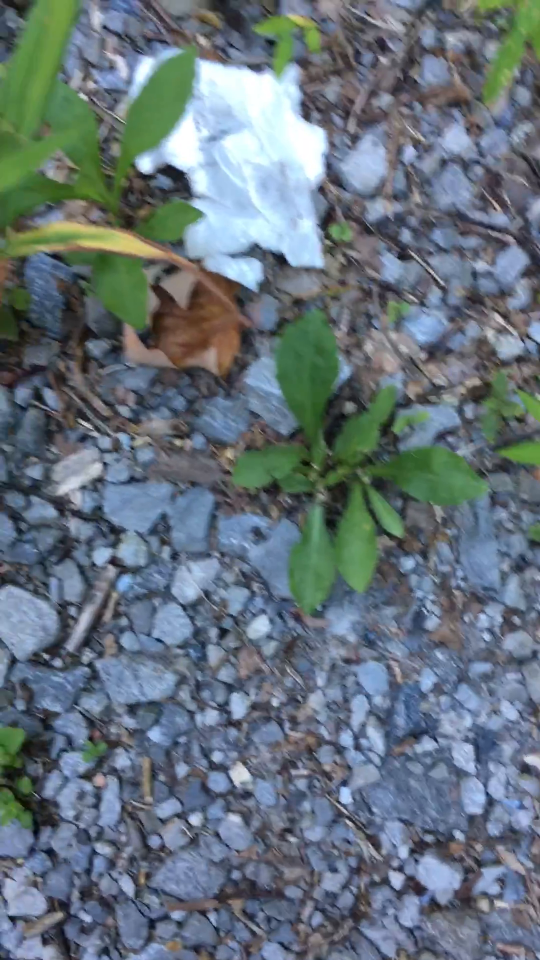
#> input picture frame 10 of Inputs/few_plants.MOV, 1080 x 1920 px (shown at 1/2 size)
$ python litter_detect.py
#> lines starting #> are read from the running program, lines starting #| are printed output that depends on the picture; after the words box and inside, x2 and y2 are one past the last pixel; in counts of white or black regions, pixels touching at a corner belong together
import cv2
import numpy as np

# specify the file that's being read
video = cv2.VideoCapture('Inputs/few_plants.MOV')
# 'few_plants.MOV'
# 'cigarette.MOV'
# 'patchy_ground.MOV'

# loop through each frame
while True:
    ret, img_frame = video.read()
#> img_frame is the input picture: shape (1920, 1080, 3); mean B, G, R 123.4, 114.7, 101.2
    if ret==False:
        break
    hsv_frame = cv2.cvtColor(img_frame, cv2.COLOR_BGR2HSV)
#> hsv_frame: shape (1920, 1080, 3); mean H, S, V 97.3, 66.5, 131.7
    hsv_frame[:,:,2] -= 60
#> hsv_frame: shape (1920, 1080, 3); mean H, S, V 97.3, 66.5, 84.3

# RED
    red_lower = np.array([160,100,150],dtype=np.uint8)
    red_upper = np.array([180,255,255],dtype=np.uint8)
    red_mask = cv2.inRange(hsv_frame, red_lower, red_upper)
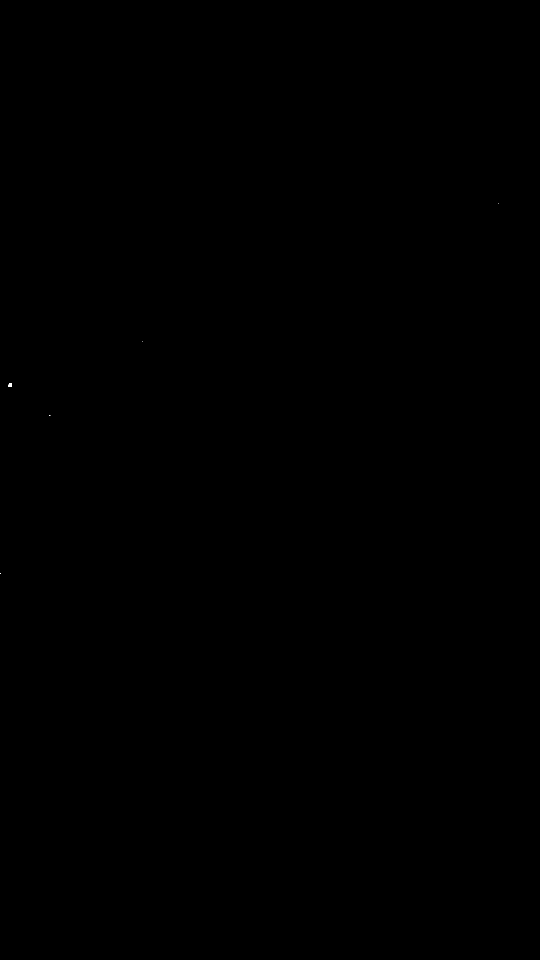
#> red_mask: shape (1920, 1080) (shown at 1/2 size); 0% white; 5 white regions (4 under 20 px), largest, box (x1, y1, x2, y2) and area: (16, 766, 24, 774) 47

# ORANGE/YELLOW
    orange_lower = np.array([5, 50, 50],np.uint8)
    orange_upper = np.array([30, 255, 255],np.uint8)
    orange_mask = cv2.inRange(hsv_frame, orange_lower, orange_upper)
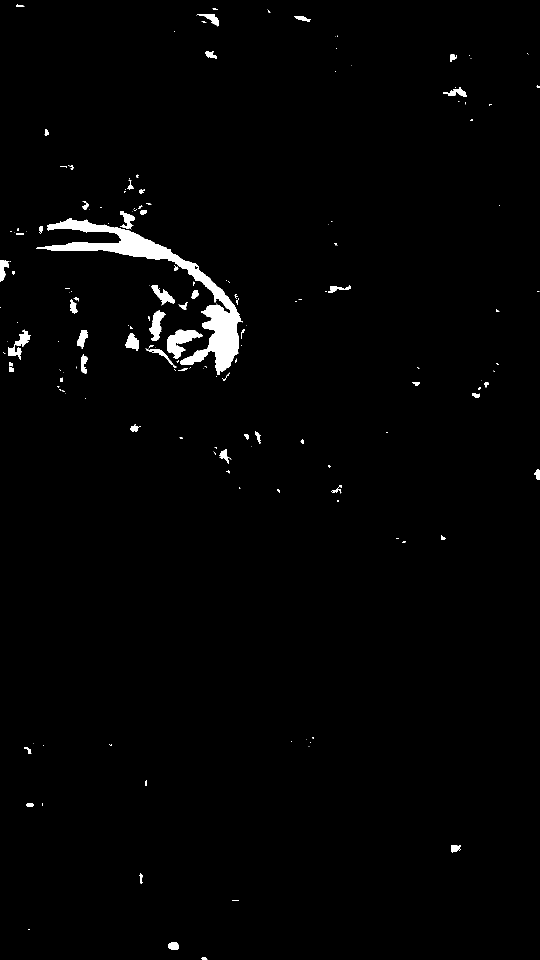
#> orange_mask: shape (1920, 1080) (shown at 1/2 size); 1.6% white; 198 white regions (120 under 20 px), largest, box (x1, y1, x2, y2) and area: (72, 436, 486, 749) 18861, (334, 659, 406, 718) 1898, (298, 620, 331, 682) 1006

# GREEN
    green_lower = np.array([30,80,100],dtype=np.uint8)
    green_upper = np.array([90,255,255],dtype=np.uint8)
    green_mask = cv2.inRange(hsv_frame, green_lower, green_upper)
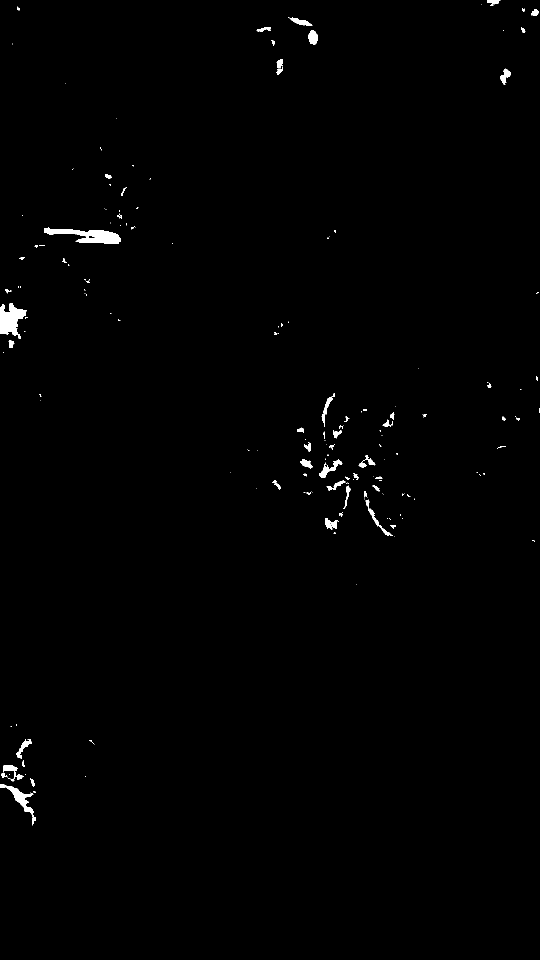
#> green_mask: shape (1920, 1080) (shown at 1/2 size); 0.68% white; 213 white regions (144 under 20 px), largest, box (x1, y1, x2, y2) and area: (88, 454, 242, 488) 2585, (0, 606, 54, 672) 2122, (0, 1568, 72, 1651) 1170

# BLUE
    blue_lower = np.array([105,153,160],dtype=np.uint8)
    blue_upper = np.array([140,255,255],dtype=np.uint8)
    blue_mask = cv2.inRange(hsv_frame, blue_lower, blue_upper)
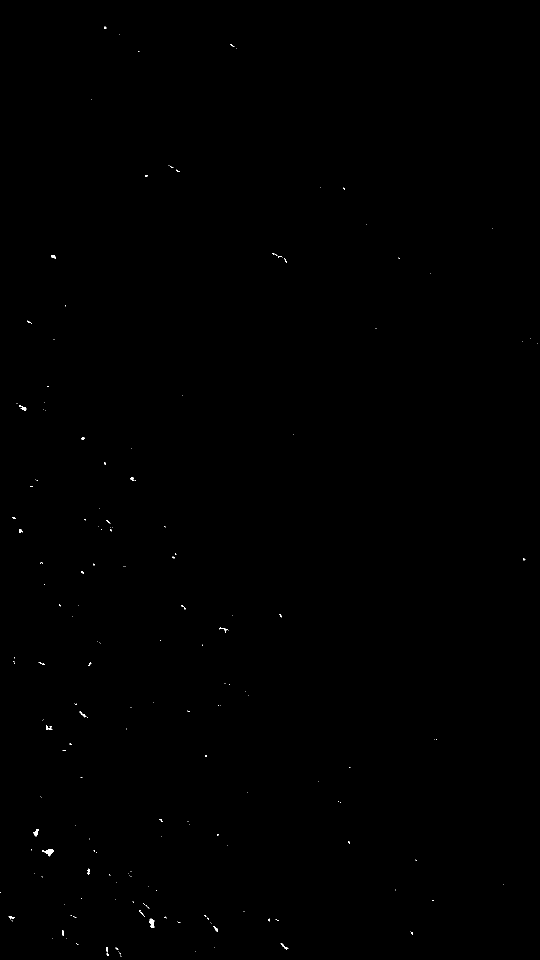
#> blue_mask: shape (1920, 1080) (shown at 1/2 size); 0.09% white; 192 white regions (171 under 20 px), largest, box (x1, y1, x2, y2) and area: (84, 1699, 107, 1713) 162, (299, 1837, 309, 1856) 125, (67, 1658, 77, 1673) 90

# WHITE
    white_lower = np.array([0, 0, 190],np.uint8)
    white_upper = np.array([359, 50, 255],np.uint8)
    white_mask = cv2.inRange(hsv_frame, white_lower, white_upper)
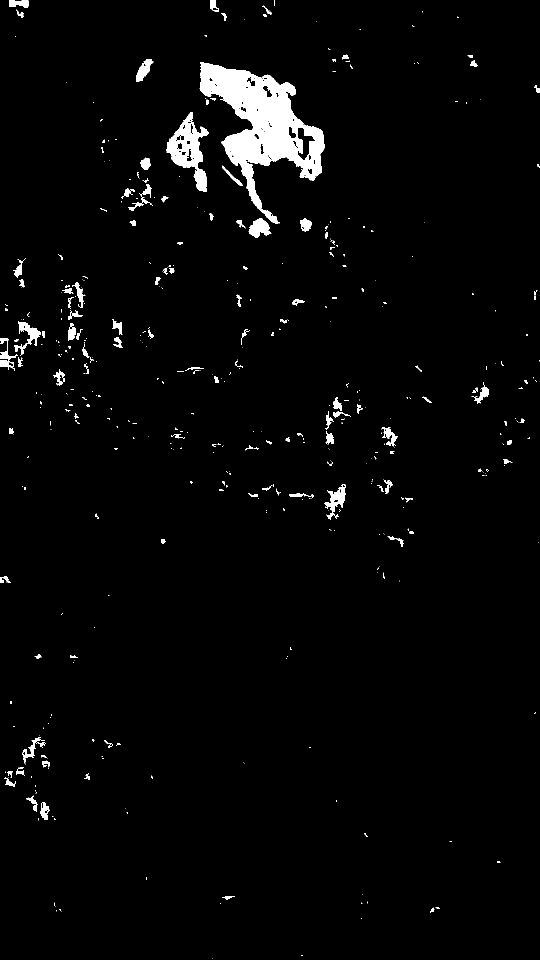
#> white_mask: shape (1920, 1080) (shown at 1/2 size); 2.8% white; 514 white regions (362 under 20 px), largest, box (x1, y1, x2, y2) and area: (400, 124, 650, 448) 29764, (333, 224, 417, 384) 5506, (649, 968, 692, 1039) 1231

    white = cv2.bitwise_and(img_frame, img_frame, mask=white_mask)
    blue = cv2.bitwise_and(img_frame,img_frame,mask=blue_mask)
    both = cv2.bitwise_or(white,blue)

# Filter out the white and blue shades from the image
    cv2.namedWindow("output", cv2.WINDOW_NORMAL)
    img_resized = cv2.resize(img_frame, (int(img_frame.shape[1]*0.5),int(img_frame.shape[0]*0.5)))
    output_final = cv2.resize(white, (int(white.shape[1]*0.5),int(white.shape[0]*0.5)))
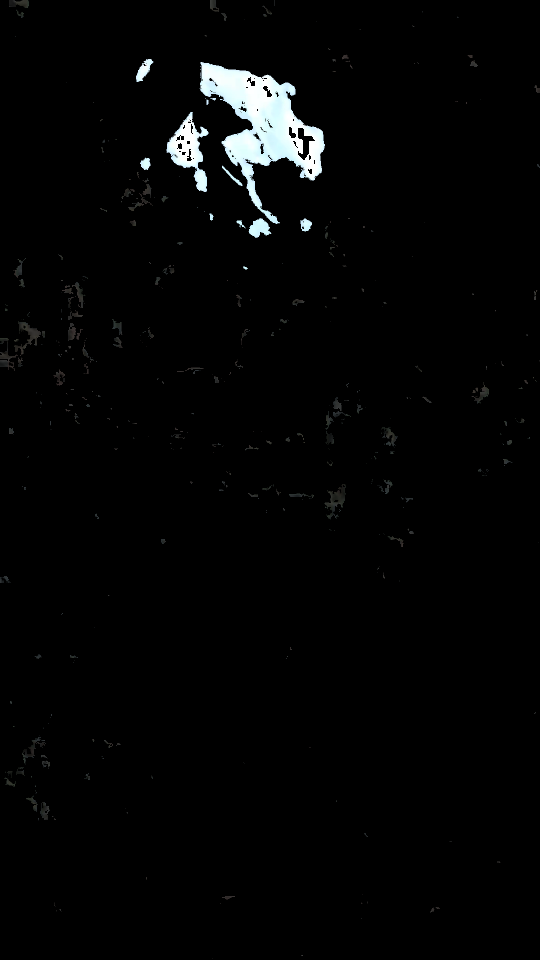
#> output_final: shape (960, 540, 3); mean B, G, R 5.1, 5.1, 4.7
    cv2.imshow("output", np.hstack([img_resized, output_final]))
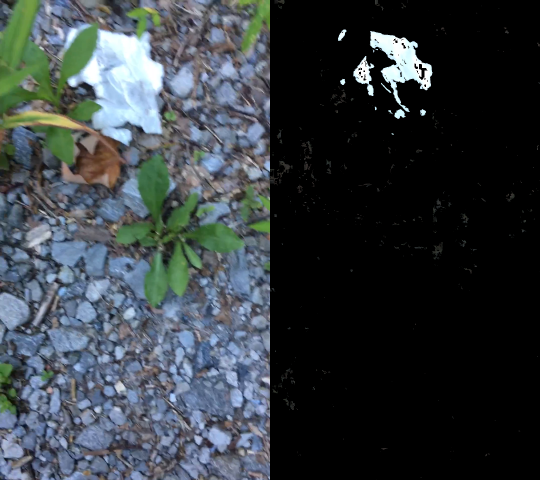
#> window 'output': shape (960, 1080, 3) (shown at 1/2 size); mean B, G, R 64.3, 60, 53
    # Close the window if the Q key is pressed
    if cv2.waitKey(25) & 0xFF == ord('q'):
#> (key q is pressed here)
        break

$ run again, starting later in the video
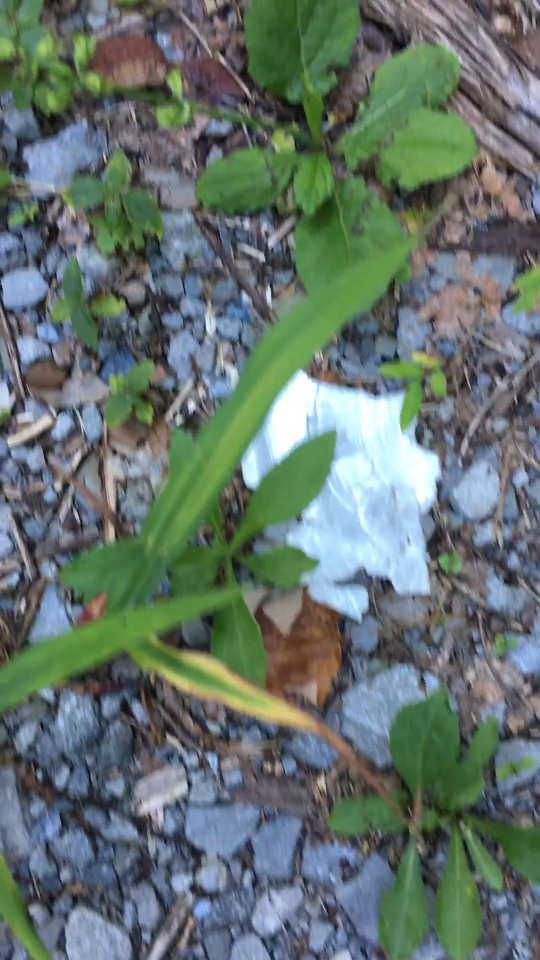
#> input picture frame 49 of Inputs/few_plants.MOV, 1080 x 1920 px (shown at 1/2 size)
#> img_frame is the input picture: shape (1920, 1080, 3); mean B, G, R 108.9, 115.3, 100
#> red_mask: shape (1920, 1080); 0.01% white; 15 white regions (13 under 20 px), largest, box (x1, y1, x2, y2) and area: (206, 1368, 213, 1378) 45, (481, 142, 490, 150) 44
#> `orange_mask = cv2.inRange(hsv_frame, orange_lower, orange_upper)`:
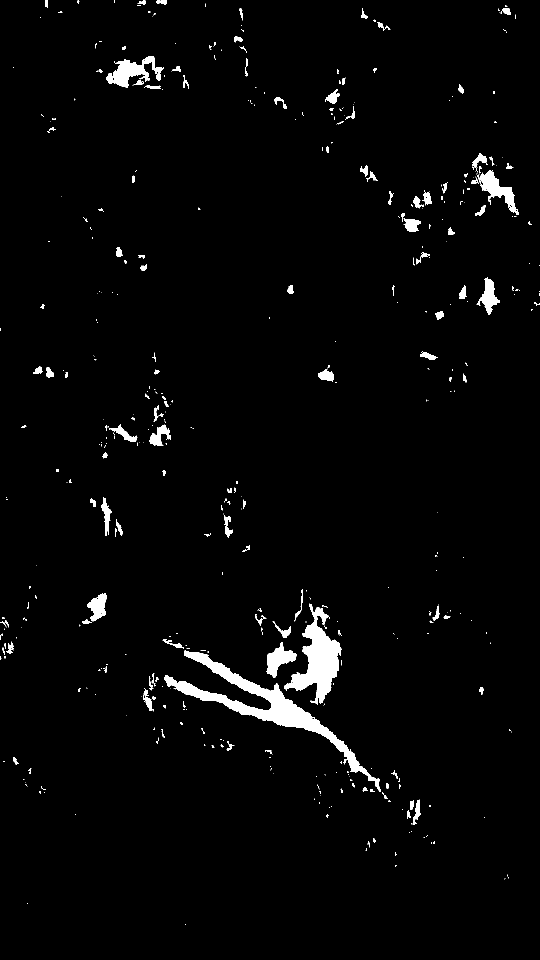
#> orange_mask: shape (1920, 1080) (shown at 1/2 size); 2.6% white; 549 white regions (379 under 20 px), largest, box (x1, y1, x2, y2) and area: (328, 1301, 762, 1584) 15002, (568, 1207, 682, 1410) 9040, (212, 112, 328, 176) 3182
#> green_mask: shape (1920, 1080); 2.6% white; 401 white regions (254 under 20 px), largest, box (x1, y1, x2, y2) and area: (422, 638, 670, 964) 14121, (320, 1312, 544, 1422) 5555, (823, 223, 942, 299) 4271
#> blue_mask: shape (1920, 1080); 0.05% white in thin lines or dots
#> white_mask: shape (1920, 1080); 2.9% white; 839 white regions (600 under 20 px), largest, box (x1, y1, x2, y2) and area: (536, 742, 877, 1009) 28958, (670, 906, 757, 977) 3669, (808, 368, 882, 418) 1300
#> `cv2.imshow("output", np.hstack([img_resized, output_final]))`:
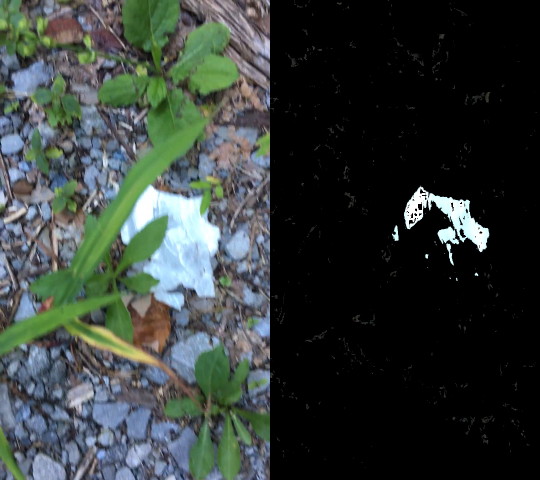
#> window 'output': shape (960, 1080, 3) (shown at 1/2 size); mean B, G, R 56.9, 60.1, 52.3

$ run again, starting later in the video
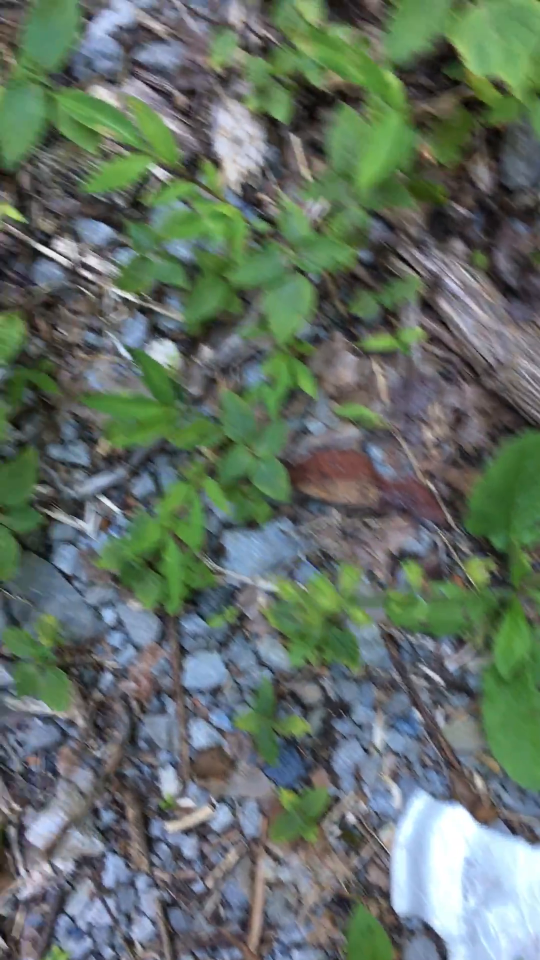
#> input picture frame 87 of Inputs/few_plants.MOV, 1080 x 1920 px (shown at 1/2 size)
#> img_frame is the input picture: shape (1920, 1080, 3); mean B, G, R 101.8, 112.5, 98.7
#> red_mask: shape (1920, 1080); 0% white in thin lines or dots, all inside (x1, y1, x2, y2) = (624, 39, 941, 730)
#> `orange_mask = cv2.inRange(hsv_frame, orange_lower, orange_upper)`:
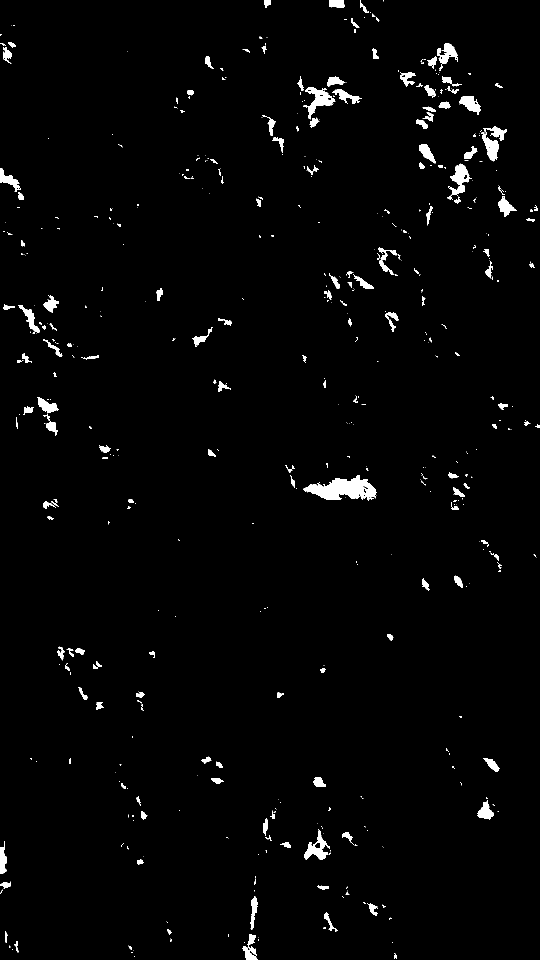
#> orange_mask: shape (1920, 1080) (shown at 1/2 size); 2% white; 544 white regions (349 under 20 px), largest, box (x1, y1, x2, y2) and area: (607, 950, 752, 1002) 4273, (962, 252, 1014, 323) 1590, (607, 174, 671, 239) 1515
#> green_mask: shape (1920, 1080); 3.1% white; 416 white regions (274 under 20 px), largest, box (x1, y1, x2, y2) and area: (901, 13, 1074, 198) 14800, (717, 223, 798, 371) 5579, (200, 309, 306, 368) 2906
#> blue_mask: shape (1920, 1080); 0.01% white in thin lines or dots, all inside (x1, y1, x2, y2) = (35, 168, 733, 1905)
#> white_mask: shape (1920, 1080); 4% white; 893 white regions (608 under 20 px), largest, box (x1, y1, x2, y2) and area: (856, 1613, 1080, 1871) 24031, (972, 1805, 1047, 1906) 3393, (790, 1591, 854, 1776) 3382
#> `cv2.imshow("output", np.hstack([img_resized, output_final]))`:
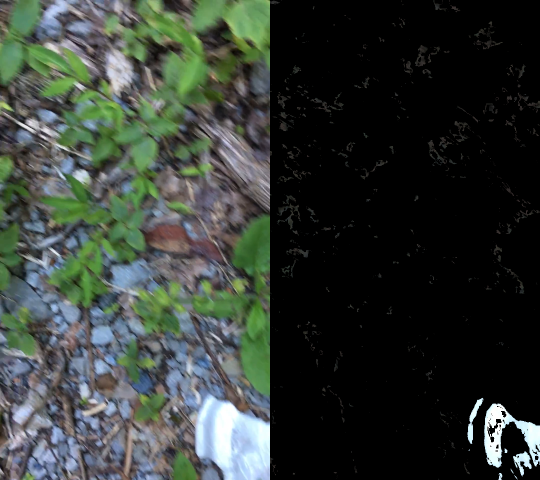
#> window 'output': shape (960, 1080, 3) (shown at 1/2 size); mean B, G, R 53.4, 58.8, 51.7
